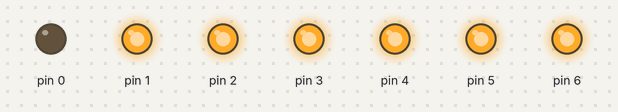
Bench run of a sketch on a simulated Arduino Uno, built with avr-gcc and run on an emulated ATmega328P. Parts: output pins drawn as LEDs (lit = HIGH).

Above: at 0.5 s.
At 2.5 s:
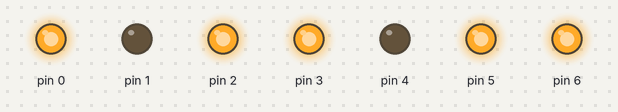
At 3.5 s:
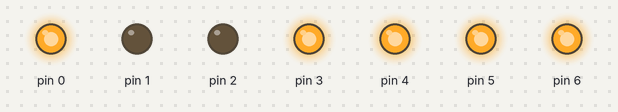
At 5.5 s:
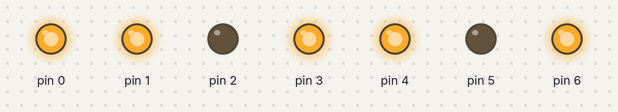
At 8.5 s:
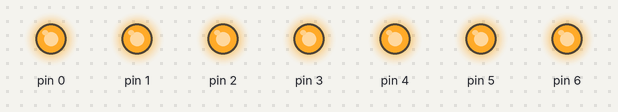
At 11.5 s:
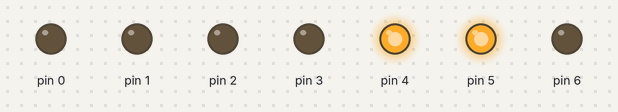
Timing chart, 0 to 13.0 s (numbered marks = the images above):
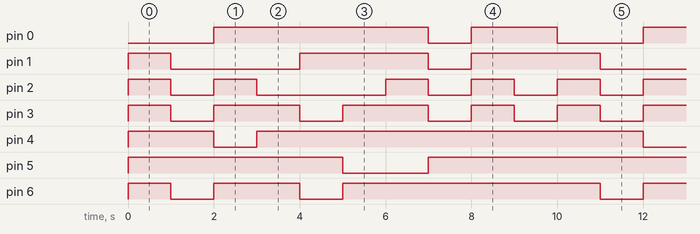

Measured:
- by itself, pin 0: repeats every 10.0 s: LOW 1.0 s, HIGH 2.0 s, LOW 2.0 s, HIGH 5.0 s
- by itself, pin 1: repeats every 10.0 s: LOW 3.0 s, HIGH 3.0 s, LOW 1.0 s, HIGH 3.0 s
- by itself, pin 2: repeats every 10.0 s: LOW 1.0 s, HIGH 1.0 s, LOW 3.0 s, 2 × (HIGH 1.0 s, LOW 1.0 s), HIGH 1.0 s
- by itself, pin 3: repeats every 10.0 s: 2 × (LOW 1.0 s, HIGH 2.0 s), 2 × (LOW 1.0 s, HIGH 1.0 s)
- by itself, pin 4: repeats every 10.0 s: LOW 1.0 s, HIGH 9.0 s
- by itself, pin 5: repeats every 10.0 s: LOW 2.0 s, HIGH 8.0 s
- by itself, pin 6: repeats every 10.0 s: LOW 1.0 s, HIGH 2.0 s, LOW 1.0 s, HIGH 6.0 s

The sketch:

C++_Arduino_7Seg1.ino
```cpp
 void setup() {
  // put your setup code here, to run once:
pinMode(0,OUTPUT); //g
pinMode(1,OUTPUT); //f
pinMode(2,OUTPUT); //e
pinMode(3,OUTPUT); //d
pinMode(4,OUTPUT); //c
pinMode(5,OUTPUT); //b
pinMode(6,OUTPUT); //a
for(int i=0;i<7;i++)
pinMode(i,OUTPUT);
}

void loop() {
  // put your main code here, to run repeatedly:
digitalWrite(0,LOW); // 0
digitalWrite(1,HIGH);
digitalWrite(2,HIGH);
digitalWrite(3,HIGH);
digitalWrite(4,HIGH);
digitalWrite(5,HIGH);
digitalWrite(6,HIGH);
delay(1000);
digitalWrite(0,LOW); // 1
digitalWrite(1,LOW);
digitalWrite(2,LOW);
digitalWrite(3,LOW);
digitalWrite(4,HIGH);
digitalWrite(5,HIGH);
digitalWrite(6,LOW);
delay(1000);
digitalWrite(0,HIGH); //2
digitalWrite(1,LOW);
digitalWrite(2,HIGH);
digitalWrite(3,HIGH);
digitalWrite(4,LOW);
digitalWrite(5,HIGH);
digitalWrite(6,HIGH);
delay(1000);
digitalWrite(0,HIGH); //3
digitalWrite(1,LOW);
digitalWrite(2,LOW);
digitalWrite(3,HIGH);
digitalWrite(4,HIGH);
digitalWrite(5,HIGH);
digitalWrite(6,HIGH);
delay(1000);
digitalWrite(0,HIGH); //4
digitalWrite(1,HIGH);
digitalWrite(2,LOW);
digitalWrite(3,LOW);
digitalWrite(4,HIGH);
digitalWrite(5,HIGH);
digitalWrite(6,LOW);
delay(1000);
digitalWrite(0,HIGH); //5
digitalWrite(1,HIGH);
digitalWrite(2,LOW);
digitalWrite(3,HIGH);
digitalWrite(4,HIGH);
digitalWrite(5,LOW);
digitalWrite(6,HIGH);
delay(1000);
digitalWrite(0,HIGH); //6
digitalWrite(1,HIGH);
digitalWrite(2,HIGH);
digitalWrite(3,HIGH);
digitalWrite(4,HIGH);
digitalWrite(5,LOW);
digitalWrite(6,HIGH);
delay(1000);
digitalWrite(0,LOW); //7
digitalWrite(1,LOW);
digitalWrite(2,LOW);
digitalWrite(3,LOW);
digitalWrite(4,HIGH);
digitalWrite(5,HIGH);
digitalWrite(6,HIGH);
delay(1000);
digitalWrite(0,HIGH); //8
digitalWrite(1,HIGH);
digitalWrite(2,HIGH);
digitalWrite(3,HIGH);
digitalWrite(4,HIGH);
digitalWrite(5,HIGH);
digitalWrite(6,HIGH);
delay(1000);
digitalWrite(0,HIGH); //9
digitalWrite(1,HIGH);
digitalWrite(2,LOW);
digitalWrite(3,LOW);
digitalWrite(4,HIGH);
digitalWrite(5,HIGH);
digitalWrite(6,HIGH);
delay(1000);

}
```
